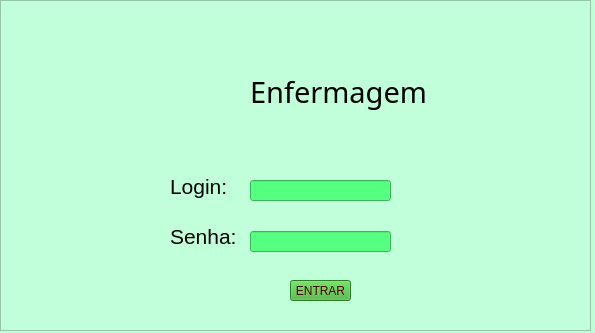
<?xml version="1.0" encoding="UTF-8"?>
<ui version="4.0">
 <class>MainWindow</class>
 <widget class="QMainWindow" name="MainWindow">
  <property name="geometry">
   <rect>
    <x>0</x>
    <y>0</y>
    <width>595</width>
    <height>333</height>
   </rect>
  </property>
  <property name="windowTitle">
   <string>Login da Enfermagem</string>
  </property>
  <property name="styleSheet">
   <string notr="true">background-color: rgb(192, 255, 218);
</string>
  </property>
  <widget class="QWidget" name="centralwidget">
   <widget class="QFrame" name="frameLoginRecepcao">
    <property name="geometry">
     <rect>
      <x>0</x>
      <y>0</y>
      <width>591</width>
      <height>331</height>
     </rect>
    </property>
    <property name="frameShape">
     <enum>QFrame::StyledPanel</enum>
    </property>
    <property name="frameShadow">
     <enum>QFrame::Raised</enum>
    </property>
    <widget class="QLabel" name="labelLoginEnfermagem_2">
     <property name="geometry">
      <rect>
       <x>170</x>
       <y>221</y>
       <width>71</width>
       <height>31</height>
      </rect>
     </property>
     <property name="font">
      <font>
       <pointsize>16</pointsize>
      </font>
     </property>
     <property name="text">
      <string>Senha:</string>
     </property>
    </widget>
    <widget class="QLineEdit" name="lineEditEnfermagem">
     <property name="geometry">
      <rect>
       <x>250</x>
       <y>231</y>
       <width>141</width>
       <height>21</height>
      </rect>
     </property>
     <property name="styleSheet">
      <string notr="true">background-color: rgb(85, 255, 127);</string>
     </property>
     <property name="echoMode">
      <enum>QLineEdit::Password</enum>
     </property>
    </widget>
    <widget class="QLabel" name="labelLoginEnfermagem">
     <property name="geometry">
      <rect>
       <x>170</x>
       <y>171</y>
       <width>61</width>
       <height>31</height>
      </rect>
     </property>
     <property name="font">
      <font>
       <pointsize>16</pointsize>
      </font>
     </property>
     <property name="text">
      <string>Login:</string>
     </property>
    </widget>
    <widget class="QLabel" name="labelTituloEnfermagem">
     <property name="geometry">
      <rect>
       <x>250</x>
       <y>71</y>
       <width>231</width>
       <height>41</height>
      </rect>
     </property>
     <property name="font">
      <font>
       <family>Castellar</family>
       <pointsize>22</pointsize>
      </font>
     </property>
     <property name="text">
      <string>Enfermagem</string>
     </property>
    </widget>
    <widget class="QLabel" name="labelLogo">
     <property name="geometry">
      <rect>
       <x>140</x>
       <y>41</y>
       <width>91</width>
       <height>81</height>
      </rect>
     </property>
     <property name="text">
      <string/>
     </property>
     <property name="pixmap">
      <pixmap>logoHospital.png</pixmap>
     </property>
    </widget>
    <widget class="QLineEdit" name="lineEditLoginEnfermagem">
     <property name="geometry">
      <rect>
       <x>250</x>
       <y>180</y>
       <width>141</width>
       <height>21</height>
      </rect>
     </property>
     <property name="styleSheet">
      <string notr="true">background-color: rgb(85, 255, 127);</string>
     </property>
    </widget>
    <widget class="QLabel" name="labelLogo_2">
     <property name="geometry">
      <rect>
       <x>130</x>
       <y>60</y>
       <width>91</width>
       <height>71</height>
      </rect>
     </property>
     <property name="text">
      <string/>
     </property>
     <property name="pixmap">
      <pixmap>Formularios/logoHospital.png</pixmap>
     </property>
    </widget>
    <widget class="QPushButton" name="pushButtoneEntrarEnfermagem">
     <property name="geometry">
      <rect>
       <x>290</x>
       <y>280</y>
       <width>61</width>
       <height>21</height>
      </rect>
     </property>
     <property name="styleSheet">
      <string notr="true">background-color: rgb(57, 175, 48);
color: rgb(85, 0, 0);</string>
     </property>
     <property name="text">
      <string>ENTRAR</string>
     </property>
    </widget>
   </widget>
  </widget>
 </widget>
 <resources/>
 <connections/>
</ui>
